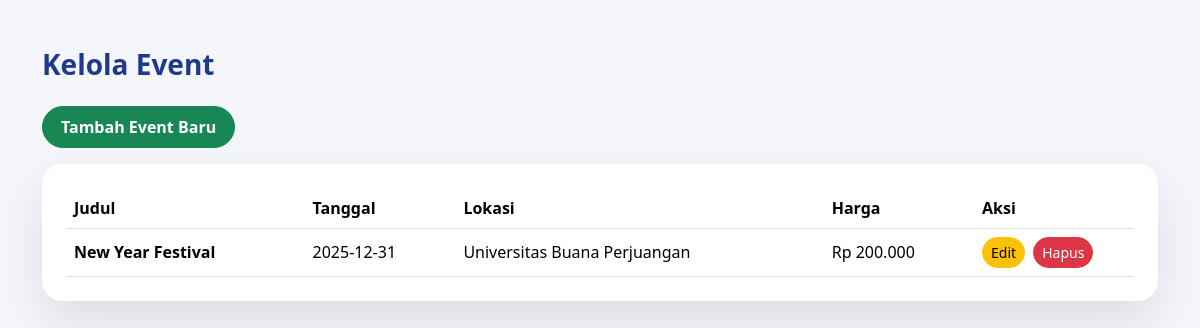
Page /admin/events.php (signed in) on the committed database.
### tables this page shows
CREATE TABLE `events` (
  `id` int(11) UNSIGNED NOT NULL,
  `title` varchar(255) NOT NULL,
  `event_date` date DEFAULT NULL,
  `date` date NOT NULL,
  `time` time NOT NULL,
  `location` varchar(255) NOT NULL,
  `description` text DEFAULT NULL,
  `total_tickets` int(11) NOT NULL,
  `price` decimal(10,2) NOT NULL,
  `created_at` timestamp NOT NULL DEFAULT current_timestamp()
);

### admin/events.php (the view, shortened to what this page needs)
<?php
require_once '../config/database.php';
$stmt = $pdo->query("SELECT * FROM events ORDER BY date DESC");
$events = $stmt->fetchAll(PDO::FETCH_ASSOC);
?>
<!DOCTYPE html>
<html lang="id">
<head>
    <link href="https://cdn.jsdelivr.net/npm/bootstrap@5.3.3/dist/css/bootstrap.min.css" rel="stylesheet">
</head>
<body>
<div class="container mt-5">
    <h3 class="page-title mb-4">Kelola Event</h3>
    <div class="d-flex justify-content-between align-items-center mb-3">
        <a href="event_create.php" class="btn btn-success btn-rounded">
            Tambah Event Baru
        </a>
    </div>
    <div class="card card-custom p-4">
        <div class="table-responsive">
            <table class="table table-hover align-middle mb-0">
                <thead>
                    <tr>
                        <th>Judul</th>
                        <th>Tanggal</th>
                        <th>Lokasi</th>
                        <th>Harga</th>
                        <th style="width:160px">Aksi</th>
                    </tr>
                </thead>
                <tbody>
                    <?php if (empty($events)): ?>
                        <tr>
                            <td colspan="5" class="text-center text-muted py-4">
                                Belum ada event yang terdaftar.
                            </td>
                        </tr>
                    <?php else: ?>
                        <?php foreach ($events as $event): ?>
                        <tr>
                            <td class="fw-semibold">
                                <?= htmlspecialchars($event['title']) ?>
                            </td>
                            <td><?= htmlspecialchars($event['date']) ?></td>
                            <td><?= htmlspecialchars($event['location']) ?></td>
                            <td>Rp <?= number_format($event['price'], 0, ',', '.') ?></td>
                            <td>
                                <a href="event_edit.php?id=<?= $event['id'] ?>"
                                   class="btn btn-sm btn-warning rounded-pill me-1 mb-1 mb-md-0">
                                    Edit
                                </a>
                                <a href="event_delete.php?id=<?= $event['id'] ?>"
                                   onclick="return confirm('Yakin hapus event: <?= htmlspecialchars($event['title']) ?>?')"
                                   class="btn btn-sm btn-danger rounded-pill">
                                    Hapus
                                </a>
                            </td>
                        </tr>
                        <?php endforeach; ?>
                    <?php endif; ?>
                </tbody>
            </table>
        </div>
    </div>
</div>
</body>
</html>

### admin/events.php (style rules this page uses)
body { background:#f4f6fb; font-family:"Segoe UI", sans-serif; }
.page-title { font-weight:800; color:#1e3a8a; }
.btn-rounded { border-radius:999px; font-weight:600; padding:8px 18px; }
.card-custom { border:none; border-radius:20px; box-shadow:0 20px 50px rgba(0,0,0,.1); }
.table thead { background:#1e3a8a; color:#fff; }
.table td { vertical-align:middle; }

### rows in the picture
events: title "New Year Festival", date "2025-12-31", location "Universitas Buana Perjuangan", price "200.000"
